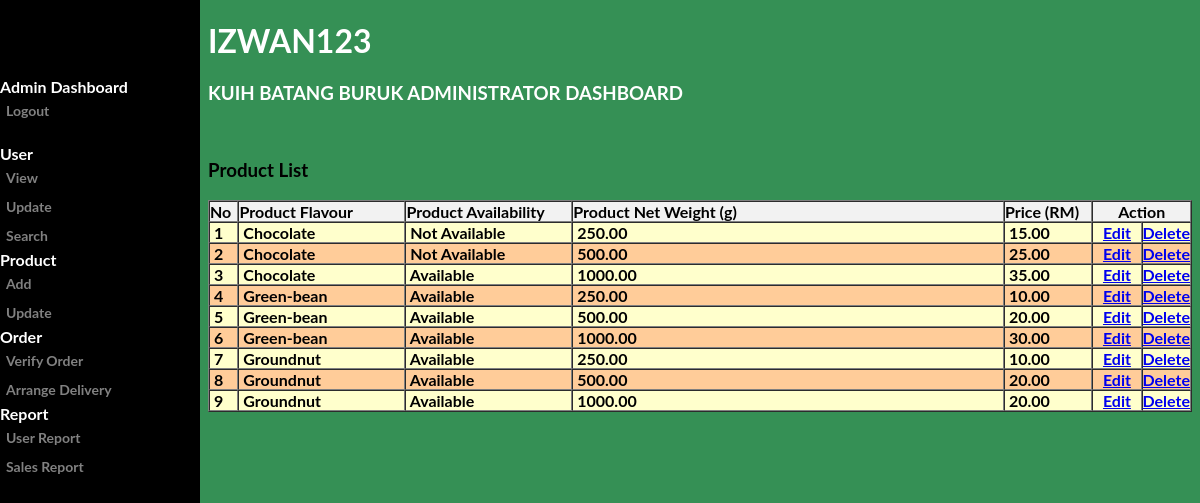
Screenshot of /admin/update_view_product.php (signed in) with the database file from the repository.
### tables this page shows
CREATE TABLE `PRODUCT` (
  `PRO_CODE` int(10) NOT NULL,
  `PRO_NAME` varchar(40) NOT NULL,
  `PRO_PRICE` double(10,2) NOT NULL,
  `PRO_FLAVOR` varchar(30) NOT NULL,
  `PRO_NET_WEIGHT` decimal(10,2) NOT NULL,
  `PRO_STATUS` int(1) NOT NULL DEFAULT 1
);

### admin/update_view_product.php (the view, shortened to what this page needs)
<?php
include('../include/dbconn.php');
?>
<!DOCTYPE html>
<html>
<head>
</head>
<body>
<div class="sidenav">
<b>
<br><br>
  <br>
  <b> Admin Dashboard</b>
  <a href="../login/logout.php">Logout</a>
  <br>
  <b>User</b>
  <a href="view_user.php">View</a>
  <a href="update_view_user.php">Update</a>
  <a href="search_user.php">Search</a>
  <b>Product</b>
  <a href="add_product.php">Add</a>
  <a href="update_view_product.php">Update</a>
  <b>Order</b>
  <a href="add_order.php">Verify Order</a>
  <a href="delivery.php">Arrange Delivery</a>
  <b>Report</b>
  <a href="user_report.php">User Report</a>
  <a href="sales_report.php">Sales Report</a>
</div>
<div class="main">
  <div class="greatinguser">
	<h1><?php echo $_SESSION['user_username']; ?></h1>
	<h3>Kuih Batang Buruk Administrator Dashboard</h3>
  </div>
</div>
<div class="container">
  <br>
  <h3>Product List</h3>
	<?php
		$query = "SELECT * FROM product ORDER BY PRO_FLAVOR";
		$result = mysqli_query($dbconn, $query) or die ("Error: " . mysqli_error($dbconn));
		$numrow = mysqli_num_rows($result);
	?>
   <tr align="left" bgcolor="#f2f2f2">
    <td>
    <table width="100%" border="1" align="center" cellpadding="0" cellspacing="0">
      <tr align="left" bgcolor="#f2f2f2">
    	<th width="3%">No</td>
        <th width="17%">Product Flavour</th>
        <th width="17%">Product Availability</th>
        <th width="10">Product Net Weight (g)</th>
        <th width="9%">Price (RM)</th>
        <th align="center" colspan="2">Action</th>
      </tr>
      <?php
	  $color="1";
	  for ($a=0; $a<$numrow; $a++) {
		$row = mysqli_fetch_array($result);
		if($color==1){
			echo "<tr bgcolor='#FFFFCC'>"
	  ?>
        <td>&nbsp;<?php echo $a+1; ?></td>
        <td>&nbsp;<?php echo ucwords (strtolower($row['PRO_FLAVOR'])); ?></td>
        <td>&nbsp;<?php
					if ($row['PRO_STATUS']=='1') {
						echo "Available";
						}
					else if ($row['PRO_STATUS']=='0'){
						echo "Not Available";
					}
			?></td>
        <td>&nbsp;<?php echo ucwords (strtolower($row['PRO_NET_WEIGHT'])); ?></td>
        <td>&nbsp;<?php echo $row['PRO_PRICE']; ?></td>
        <td width="5%" align="center"><a class="one" href="update_product.php?id=<?php echo $row['PRO_CODE'];?>">Edit</a></td>
        <td width="5%" align="center"><a class="one" href="delete_product.php?id=<?php echo $row['PRO_CODE'];?>" onclick="clicked(event)">Delete</a></td>
      </tr>
      <?php
       $color="2";}
	   else{
	   echo "<tr bgcolor='#FFCC99'>"
	  ?>
        <td>&nbsp;<?php echo $a+1; ?></td>
        <td>&nbsp;<?php echo ucwords (strtolower($row['PRO_FLAVOR'])); ?></td>
        <td>&nbsp;<?php
					if ($row['PRO_STATUS']=='1') {
						echo "Available";
						}
					else if ($row['PRO_STATUS']=='0'){
						echo "Not Available";
					}
			?></td>
        <td>&nbsp;<?php echo ucwords (strtolower($row['PRO_NET_WEIGHT'])); ?></td>
        <td>&nbsp;<?php echo $row['PRO_PRICE']; ?></td>
        <td width="5%" align="center"><a class="one" href="update_product.php?id=<?php echo $row['PRO_CODE'];?>">Edit</a></td>
        <td width="5%" align="center"><a class="one" href="delete_product.php?id=<?php echo $row['PRO_CODE'];?>" onclick="clicked(event)">Delete</a></td>
      </tr>
	   <?php
	    $color="1";
	   }
	  }
	  ?>
</div>
</body>
</html>

### admin/update_view_product.php (style rules this page uses)
body { font-family: "Lato", sans-serif; color: #ffffff; background-image:url(''); background-repeat: no-repeat; background-attachment: fixed; background-size: cover; background-color: #359055; }
div { max-width: 1100px; height: 100px; }
.sidenav { height: 100%; width: 200px; position: fixed; z-index: 1; top: 0; left: 0; background-color: #000000; overflow-x: hidden; padding-top: 20px; }
.sidenav a { padding: 6px 6px 6px 6px; text-decoration: none; font-size: 14px; color: #818181; display: block; }
.greatinguser { text-transform: uppercase; }
.main { margin-left: 200px; }
.container { font-family: "Lato", sans-serif; color: #000000; margin-left: 200px; }

### rows the page displays
product: PRO_FLAVOR "Chocolate", PRO_STATUS "Not Available", PRO_NET_WEIGHT "250.00", PRO_PRICE "15.00"
product: PRO_FLAVOR "Chocolate", PRO_STATUS "Not Available", PRO_NET_WEIGHT "500.00", PRO_PRICE "25.00"
product: PRO_FLAVOR "Chocolate", PRO_STATUS "Available", PRO_NET_WEIGHT "1000.00", PRO_PRICE "35.00"
product: PRO_FLAVOR "Green-bean", PRO_STATUS "Available", PRO_NET_WEIGHT "250.00", PRO_PRICE "10.00"
product: PRO_FLAVOR "Green-bean", PRO_STATUS "Available", PRO_NET_WEIGHT "500.00", PRO_PRICE "20.00"
product: PRO_FLAVOR "Green-bean", PRO_STATUS "Available", PRO_NET_WEIGHT "1000.00", PRO_PRICE "30.00"
product: PRO_FLAVOR "Groundnut", PRO_STATUS "Available", PRO_NET_WEIGHT "250.00", PRO_PRICE "10.00"
product: PRO_FLAVOR "Groundnut", PRO_STATUS "Available", PRO_NET_WEIGHT "500.00", PRO_PRICE "20.00"
product: PRO_FLAVOR "Groundnut", PRO_STATUS "Available", PRO_NET_WEIGHT "1000.00", PRO_PRICE "20.00"

### other values shown
$_SESSION['user_username'] "IZWAN123"
